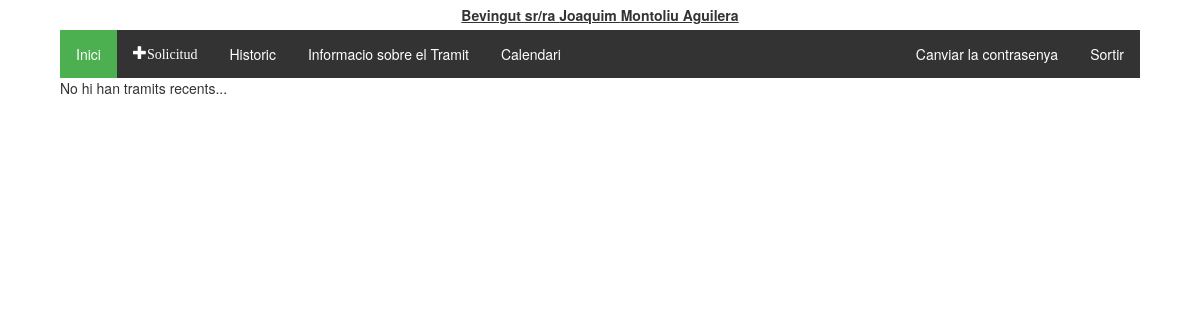
/tramitador/ (signed in), run on an earlier commit of the app's database.
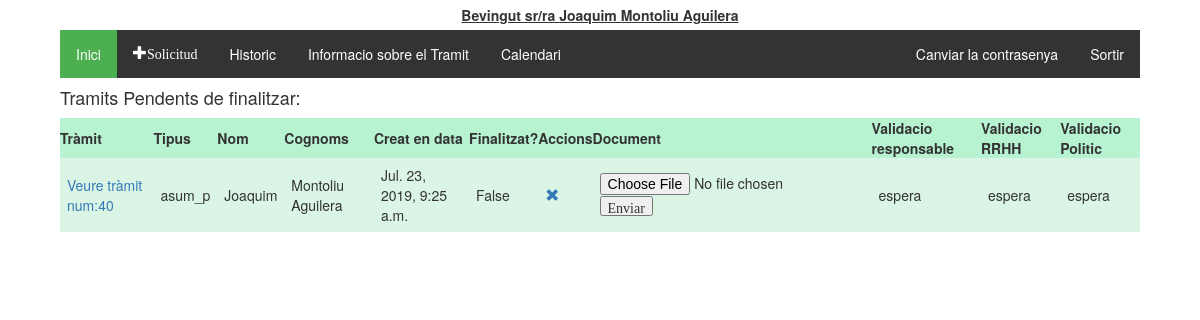
And on a later commit of the database.
### tramitador/models.py (models this page shows, shortened)
class Tramit(models.Model):
    validacio = (
        ('conforme','conforme'),
        ('inconforme','no conforme'),
        ('espera', 'en espera'),
    )
    tipologia = (
        ('vacances', 'Vacances'),
        ('perm_precep', 'Permisos preceptius'),
        ('perm_no_precep', 'Permisos no preceptius'),
        ('asum_p', 'Asumptes personals'),
    )
    treballador = models.ForeignKey(Treballadors, on_delete=models.CASCADE)
    document = models.ForeignKey(Document, on_delete=models.SET_NULL, null=True, blank=True)
    creat_en = models.DateTimeField(auto_now_add=True)
    modificat_en = models.DateTimeField(auto_now=True)
    data_sol = models.CharField(max_length=250, help_text = "Interval de dates amb guións '-', per dies no consecutios emprar ',' Exemple:01/01/2019 - 05/01/2019, 07/01/2019")
    tipus = models.CharField(max_length=40, choices=tipologia, default='asum_p')
    finalitzat = models.BooleanField(default=False)
    """Validacio de RRHH"""
    valRRHH = models.CharField(max_length=20, choices=validacio, default='espera')
    """Validacio del responsable"""
    valResp =  models.CharField(max_length=20, choices=validacio, default='espera')
    """Validacio del Politic"""
    valPol = models.CharField(max_length=20, choices=validacio, default='espera')
    """En cas de voler explicar el motiu"""
    missatge_usuari = models.CharField(max_length=2000, null = True)
    missatge_responsable = models.CharField(max_length=2000, null = True, blank=True)
    """Millores per el admin site"""
    def was_published_recently(self):
        return self.creat_en >= timezone.now() - datetime.timedelta(days=1)
    was_published_recently.admin_order_field = 'creat_en'
    was_published_recently.boolean = True
    was_published_recently.short_description = 'Publicat recentment?'

class Treballadors(AbstractUser):
    usuari = models.CharField(max_length=20)
    """nom = models.CharField(max_length=20)
    cognoms = models.CharField(max_length=20)
    email = models.CharField(max_length=50)"""
    dni = models.CharField(max_length=20, null = True, blank=True)
    areas = models.ManyToManyField(Area)
    """rol = models.CharField(max_length=20, choices = tip_rols, default = 'treb')
    estat = models.CharField(max_length=10, choices = tip_estats, default = 'alta')"""

### tramitador/views.py (the view)
def index(request):
    tramits_pendents = Tramit.objects.all().filter(treballador__id=request.user.id).exclude(finalitzat = True)
    context = {'tramits_pendents': tramits_pendents}
    return render(request, 'tramits/index.html', context)

### tramitador/templatetags/group.py (called while the page is built)
@register.filter(name='has_group')
def has_group(user, group_name):
    group_name = group_name.split(";")
    for group in group_name:
        if(user.groups.filter(name=group).exists()):
            return True
    return False

### tramitador/templates/tramits/index.html (shortened to what this page needs)
{% extends 'tramits/base.html' %}
{% block content %}
  {% if tramits_pendents %}
  <h4>Tramits Pendents de finalitzar:</h4>
    <table class="TFtable">
      <tr>
        <th>Tràmit</th><th>Tipus</th><th>Nom</th><th>Cognoms</th><th>Creat en data</th><th>Finalitzat?</th><th>Accions</th><th>Document</th>
        <th>Validacio responsable</th><th>Validacio RRHH</th><th>Validacio Politic</th>
      </tr>
      {% for tramit in tramits_pendents %}
      <tr>
        <td><a href="{% url 'tramit_detall' tramit.id %}">Veure tràmit num:{{tramit.id}}</a></td><td>{{tramit.tipus}}</td><td>{{tramit.treballador.first_name}}</td><td>{{tramit.treballador.last_name}}</td>
        <td>{{tramit.creat_en}}</td><td>{{tramit.finalitzat}}</td><td><a href="{% url 'tramit_eliminar' tramit.id %}"  onclick="return confirm('Estas segur de vole eliminar el tràmit?')" class="glyphicon glyphicon-remove"></a></td>
        <td>
          {% if tramit.document %}
            <a href='/static/documents/upload/{{tramit.document.document }}' class="glyphicon glyphicon-save-file"></a>
          {% else %}
            <input type="file"  data-tramit="{{tramit.pk}}" />
            <input type="button" class="glyphicon glyphicon-open-file" value="Enviar" name="pujar"/>
          {% endif %}
        </td>
        <td>{{tramit.valResp}}</td><td>{{tramit.valRRHH}}</td><td>{{tramit.valPol}}</td>
      </tr>
      {% endfor %}
    </table>
    {% else %}
      <p>No hi han tramits recents...</p>
  {% endif %}
{% endblock %}

What changed in the data, as far as the page shows it:
added Tramit: id "40", tipus "asum_p", treballador.first_name "Joaquim", treballador.last_name "Montoliu Aguilera", creat_en "Jul. 23, 2019, 9:25 a.m.", finalitzat "False", valResp "espera", valRRHH "espera", valPol "espera"
Also different on the page:
text no longer shown: "No hi han tramits recents..."
text now shown: "Tramits Pendents de finalitzar: Tràmit Tipus Nom Cognoms Creat en data Finalitzat? Accions Document Validacio responsable Validacio RRHH Validacio Politic"
